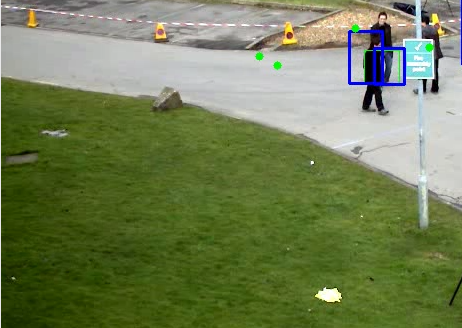
#> input picture Camera_Image_connection/test_images/test.png, 462 x 328 px
$ python paste_image.py
#> lines starting #> are read from the running program, lines starting #| are printed output that depends on the picture
# coding=utf-8
"""
Created on 下午3:36 17-8-8
假定box宽高变化不大，选取最大的宽高来分割 全图，依次贴图
1. 先贴大图，再贴小图
9,1_1,359,188,423,269
<box编号> <相机编号_frame号> <points>

第一个9代表box编号，1_1   是图像名   ，前面1代表哪个相机，后面1代表该相机的第几帧，后面是左上右下

@author: zyl
"""
from PIL import Image
import numpy as np
import glob
import io
out_size = (1920, 1080)
txtfile = '/home/knight/PycharmProjects/opencv3-with-python2/Camera_Image_connection/data/boxs.txt'
path = '/home/knight/PycharmProjects/opencv3-with-python2/Camera_Image_connection/data/outImage/'

# [25 lines left out: function load_imgs, not called in this run]


def paste_by_size(out_size, imgs, savepath='output', frame='0'):
    """
    :param out_size: 输出的拼接图的size
    :param imgs: 输入的每一帧的box区域 dict: {box序号1:img1,box序号2:img2....}
    :return: 返回box序号对应的新坐标  dict: {box1: <new_l_points, new_r_points>, 拼接图序号}
    """
    record = {}
    pic_num = 0

    areas = [(box_num, img.size[0] * img.size[1]) for box_num, img in imgs.items()]  # idx: area
    w, h = out_size

    areas = sorted(areas, key = lambda x:(x[1],x[0]), reverse=True)  # 按照面积大小排序 降序

    new_img = Image.new('RGB', out_size)
    frist_x, frist_y = 0, 0
    tmp_x, tmp_y = 0,0
    # 按行拼接
    # 记录每一行第一个图的坐标 ，便于下次计算
    num = 0
    while num < len(areas):
        box_num, _ = areas[num]
        t_w, t_h = imgs[box_num].size  # box宽高
        if (w-t_w-tmp_y) >= 0 and (h-t_h-tmp_x) >=0:
            new_img.paste(imgs[box_num], (tmp_y, tmp_x))  # 指定位置paste图片
            l_x, l_y = tmp_x, tmp_y
            r_x, r_y = l_x + t_h, l_y + t_w
            record[box_num] = (l_x, l_y, r_x, r_y), pic_num
            tmp_y += t_w
            frist_x = max(frist_x, tmp_x + t_h)
        elif((w-t_w-tmp_y) < 0 and (h-t_h-frist_x) >=0):  # 跳转到下一行开始粘贴
            tmp_x = frist_x
            tmp_y = 0
            new_img.paste(imgs[box_num], (tmp_y, tmp_x))
            l_x, l_y = tmp_x, tmp_y
            r_x, r_y = l_x + t_h, l_y + t_w
            record[box_num] = (l_x, l_y, r_x, r_y), pic_num

            tmp_y += t_w
            frist_x = max(frist_x, tmp_x + t_h)
        else:

            new_img.save(savepath + '/frame_{frame}_{num}.jpg'.format(frame=frame, num=pic_num))
            pic_num += 1
            new_img.show()
            # print('new picture')
            new_img = Image.new('RGB', out_size)
            frist_x, frist_y = 0, 0
            tmp_x, tmp_y = 0, 0
        num += 1

    # print(u'new points', record)
    new_img.save(savepath + '/frame_{frame}_{num}.jpg'.format(frame=frame, num=pic_num))
    return record


# [18 lines left out: function paste_fixed_windows, not called in this run]

def main_test():
    im_2 = Image.open('test_images/test.png')
#> im_2 is the input picture: PIL image 462x328 RGB; mean R, G, B 114, 127.2, 84.7
    im_3 = Image.open('test_images/3.png')
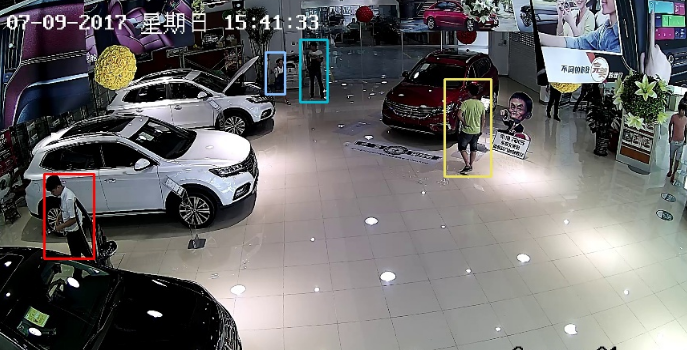
#> input picture Camera_Image_connection/test_images/3.png, 687 x 350 px
#> im_3 is the input picture: PIL image 687x350 RGB; mean R, G, B 108.3, 106.8, 107
    imgs = {'1': im_2, '2':im_2,'21': im_2, '22':im_2,'1z': im_2, '2c':im_2,'cc1': im_2, '2nh':im_2,'1cr': im_2, '2':im_2, \
            '112': im_2, '2xd': im_2.resize((800,300)),'ad1': im_2, '2':im_2,'1': im_2, '2':im_2,'1': im_2, '2zfe':im_2,'1125': im_2.resize((800,300)), '2':im_2, \
            '1': im_2, '2a': im_2,'1': im_2, '31':im_2,'11': im_2, '434':im_2,'1': im_2, '2':im_2.resize((800,300)),'1': im_2, '2':im_2,}
    # imgs = [im_2.resize((730,400)), im_3, im_3, im_2.resize((800,300)), im_2, im_3, im_3.resize((450,300)), im_2.resize((750,295)), \
    #         im_2, im_3, im_2, im_2, im_2.resize((500,600)), im_2,im_2,im_2,im_3,im_2, im_2, im_2, im_3, \
    #         im_2.resize((700, 600)), im_3, im_3, im_2, im_3, im_2, im_2, im_2]
    paste_by_size(out_size, imgs)
#> in paste_by_size, `areas = [(box_num, img.size[0] * img.size[1]) for box_num, img in imgs..`: areas = 18 items, first 6: ('1', 151536), ('2', 151536), ('21', 151536), ('22', 151536), ('1z', 151536), ('2c', 151536)
#> in paste_by_size, `areas = sorted(areas, key = lambda x:(x[1],x[0]), reverse=True)`: areas = 18 items, first 6: ('2xd', 240000), ('1125', 240000), ('cc1', 151536), ('ad1', 151536), ('434', 151536), ('31', 151536)
#> in paste_by_size, `new_img = Image.new('RGB', out_size)`: new_img: PIL image 1920x1080 RGB; every value is 0
#> the loop in paste_by_size, `while num < len(areas):` made 18 passes
#> (box_num, t_w, t_h, tmp_x, tmp_y, l_x, l_y, r_x) on passes 3, 7, 16: ('cc1', 462, 328, 300, 462, 300, 0, 628), ('2zfe', 462, 328, 628, 462, 628, 0, 956), ('112', 462, 328, 328, 462, 328, 0, 656)
#> (box_num, t_w, t_h, l_x, l_y, r_x, r_y, tmp_y) on passes 1, 2, 4, 5, 6, 8: ('2xd', 800, 300, 0, 0, 300, 800, 800), ('1125', 800, 300, 0, 800, 300, 1600, 1600), ('ad1', 462, 328, 300, 462, 628, 924, 924), ('434', 462, 328, 300, 924, 628, 1386, 1386), ('31', 462, 328, 300, 1386, 628, 1848, 1848), ('2nh', 462, 328, 628, 462, 956, 924, 924)
#> after the loop in paste_by_size, `while num < len(areas):`:
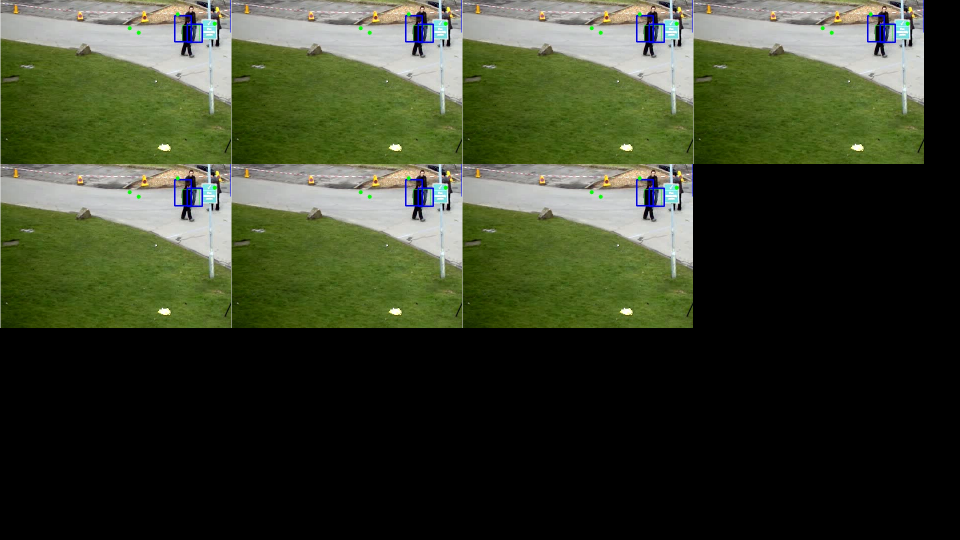
#> new_img: PIL image 1920x1080 RGB (shown at 1/2 size); mean R, G, B 58.3, 65.1, 43.3
#> after the loop in paste_by_size, `while num < len(areas):`: num = 18; pic_num = 1; record = 17 items


# [4 lines left out: function main, not called in this run]

main_test()
# main()
# load_imgs(txtfile, path)
